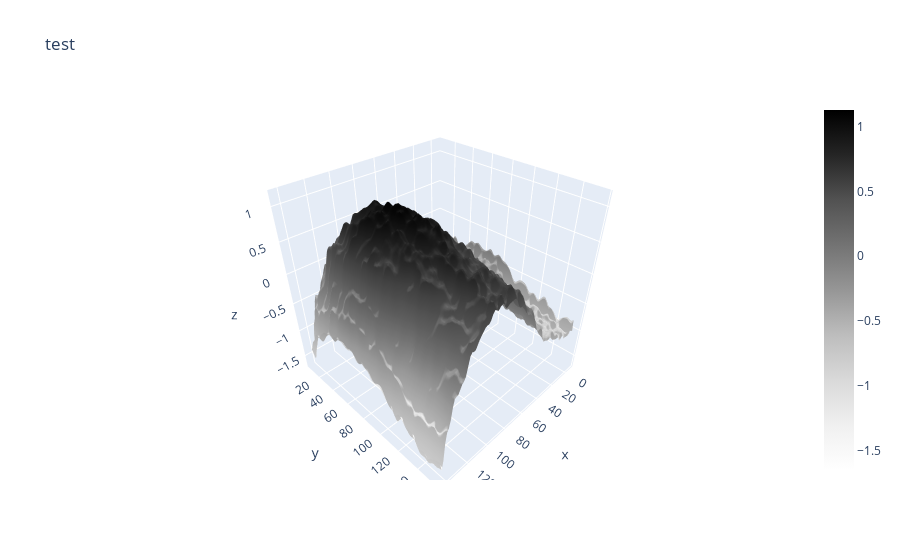

The code cell stored with this chart in its notebook:
### Code cell
# Graphing the filtered flattened surface with plotly
print('plotting the last one')
fig = go.Figure(data=go.Surface(x=xseggrid[i],y=yseggrid[i],z=sollast_FT_filtered_IFT_real, colorscale="greys"))
fig.update_layout(scene = dict(
            xaxis_title='x',
            yaxis_title='y',
            zaxis_title='z'),
            title='test')

### Figure 1 — Plotly figure (JSON) as saved in the notebook; plotly's stock layout.template omitted (floating-point values rounded to 4 significant figures; data arrays with more than 128 entries replaced by an {"elided": "..."} marker saying what was removed)
{"data": [{"colorscale": [[0, "rgb(255,255,255)"], [0.125, "rgb(240,240,240)"], [0.25, "rgb(217,217,217)"], [0.375, "rgb(189,189,189)"], [0.5, "rgb(150,150,150)"], [0.625, "rgb(115,115,115)"], [0.75, "rgb(82,82,82)"], [0.875, "rgb(37,37,37)"], [1, "rgb(0,0,0)"]], "type": "surface", "x": {"elided": "99x98 float values"}, "y": {"elided": "99x98 float values"}, "z": {"elided": "99x98 float values"}}], "layout": {"scene": {"xaxis": {"title": {"text": "x"}}, "yaxis": {"title": {"text": "y"}}, "zaxis": {"title": {"text": "z"}}}, "title": {"text": "test"}}}
